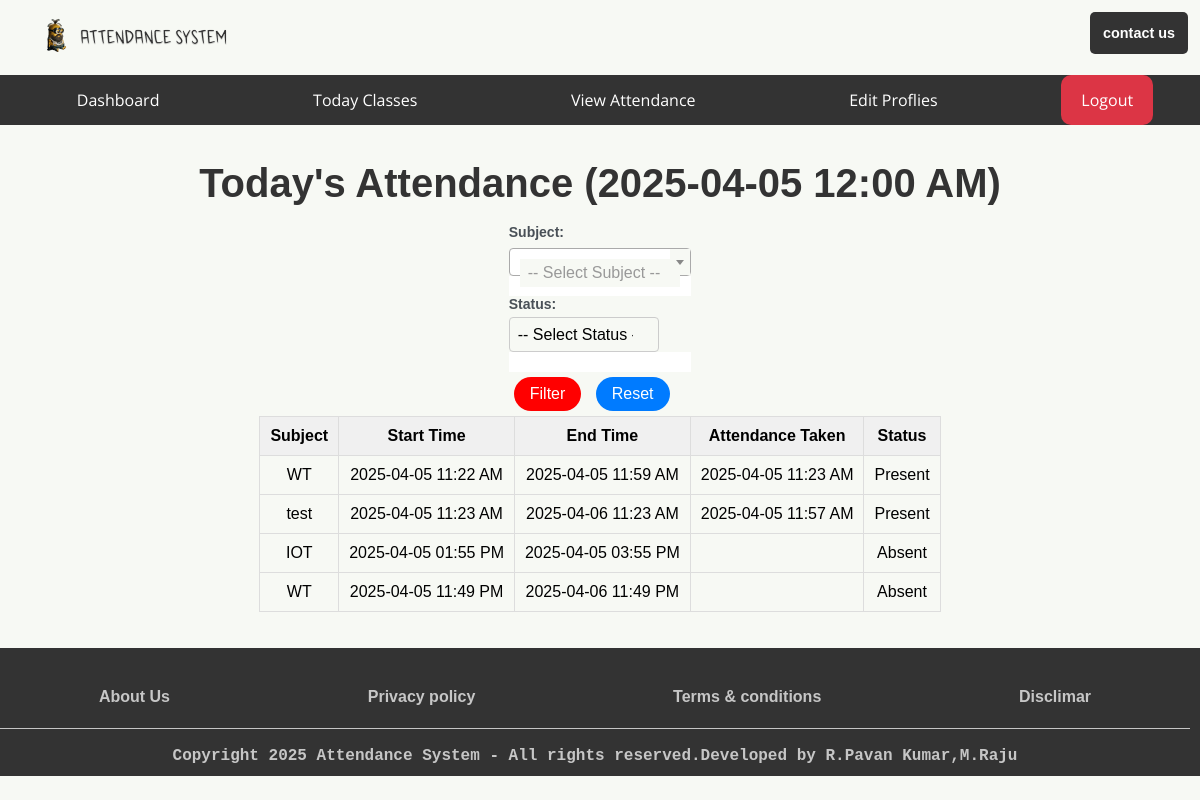
The page /student/attendance/today_attendance (signed in) on the database its author committed.
### app.py (models this page shows, shortened)
class SubjectsClasses(db.Model):  # Renamed to SubjectsClasses
    id = db.Column(db.Integer, primary_key=True)
    Branch = db.Column(db.String(200), nullable=False)
    Subject = db.Column(db.String(200), nullable=False)
    Start_Time = db.Column(db.DateTime, nullable=False)
    End_Time = db.Column(db.DateTime, nullable=False)
    date_created = db.Column(db.DateTime, default=datetime.utcnow)
    completed = db.Column(db.Integer, default=0)

class Attendance(db.Model):
    id = db.Column(db.Integer, primary_key=True)
    subject_id = db.Column(db.Integer)
    user_id = db.Column(db.String(10))
    date_time = db.Column(db.DateTime, default=datetime.utcnow)

### app.py (the view)
@app.route('/student/attendance/today_attendance', methods=['GET', 'POST'])
@role_required('student')
def today_attendance():
    today = date.today()
    start_of_day = datetime.combine(today, time.min)
    end_of_day = datetime.combine(today, time.max)
    student = User.query.filter_by(username=session['username'], role='student').first()
    if not student:
        flash("Error: Student user not found.", "danger")
        return redirect(url_for('student_dashboard'))
    filter_subject = request.form.get('subject')
    filter_status = request.form.get('status')
    attendance_data = []
    subjects_today_query = SubjectsClasses.query.filter(
        db.func.date(SubjectsClasses.Start_Time) == today
    ).order_by(SubjectsClasses.Start_Time)
    subjects_today = subjects_today_query.all()
    for subject_class in subjects_today:
        attendance_record = Attendance.query.filter(
            Attendance.user_id == student.userid,
            Attendance.subject_id == subject_class.id,
            Attendance.date_time >= start_of_day,
            Attendance.date_time <= end_of_day
        ).first()
        is_present = bool(attendance_record)
        attendance_time = attendance_record.date_time if attendance_record else None
        status = 'Present' if is_present else 'Absent'
        if filter_subject and subject_class.Subject != filter_subject:
            continue
        if filter_status and status != filter_status:
            continue
        attendance_data.append({
            'subject': subject_class.Subject,
            'start_time': subject_class.Start_Time,
            'end_time': subject_class.End_Time,
            'attendance_taken': attendance_time,
            'attendance_status': status
        })
    unique_subjects = [sub.Subject for sub in subjects_today]
    unique_subjects = sorted(list(set(unique_subjects)))
    return render_template(
        'auth/dashboards/student/attendance/today_attendance.html',
        attendance_data=attendance_data,
        today=today,
        subjects=unique_subjects,
        filter_subject=filter_subject,
        filter_status=filter_status
    )

### app.py (called while the page is built)
def role_required(roles):
    if not isinstance(roles, list):
        roles = [roles]  # Ensure roles is a list
    def decorator(func):
        @wraps(func)
        def wrapper(*args, **kwargs):
            if 'username' not in session:
                return redirect(url_for('login'))
            user = User.query.filter_by(username=session['username']).first()
            if user.role not in roles:  # Check if the user's role is in the allowed roles list
                return redirect(url_for('index'))  # Redirect to the home page if unauthorized
            return func(*args, **kwargs)
        return wrapper
    return decorator

### templates/auth/dashboards/student/attendance/today_attendance.html (shortened to what this page needs)
{% extends 'base/base_student.html' %}
{% block body %}
<main class="student-attendance-main">
    <h1>Today's Attendance ({{ today.strftime('%Y-%m-%d %I:%M %p') }})</h1><br/>
    <section class="filter-section">
        <form method="POST" id="form-sec" class="attendance-form">
            <div class="form-group">
                <label for="subject">Subject:</label>
            </div>
            <div class="form-group">
                <label for="status">Status:</label>
                <select name="status" id="status">
                    <option value="">-- Select Status --</option>
                </select>
            </div>
            <div class="form-actions">
                <button type="submit" class="delete">Filter</button>
                <a href="{{ url_for('today_attendance') }}" id="update" class="reset">Reset</a>
            </div>
        </form>
    </section>
    {% if attendance_data %}
    <div style="overflow-x: auto; max-width: 100%;">
        <table class="attendance-table">
            <thead>
                <tr>
                    <th>Subject</th>
                    <th>Start Time</th>
                    <th>End Time</th>
                    <th>Attendance Taken</th>
                    <th>Status</th>
                </tr>
            </thead>
            <tbody>
                {% for data in attendance_data %}
                <tr>
                    <td>{{ data.subject }}</td>
                    <td>{{ data.start_time.strftime('%Y-%m-%d %I:%M %p') if data.start_time }}</td>
                    <td>{{ data.end_time.strftime('%Y-%m-%d %I:%M %p') if data.end_time }}</td>
                    <td>{{ data.attendance_taken.strftime('%Y-%m-%d %I:%M %p') if data.attendance_taken }}</td>
                    <td class="{{ 'present' if data.attendance_status == 'Present' else 'absent' }}">{{ data.attendance_status }}</td>
                </tr>
                {% endfor %}
            </tbody>
        </table>
    </div>
    {% else %}
    <p>No attendance data found for today based on the applied filters.</p>
    {% endif %}
</main>
<link href="https://cdnjs.cloudflare.com/ajax/libs/select2/4.0.13/css/select2.min.css" rel="stylesheet" />
{% endblock body %}

### static/styles/index.css (style rules this page uses)
* { background: #f7f9f4; font-family: 'Arial', sans-serif; margin: 0; padding: 0; box-sizing: border-box; font-size: 1rem; text-decoration: none; }
a { background: transparent; }
main { display: flex; justify-content: start; align-items: center; flex-direction: column; padding: 3% 0; width: 100%; min-height: 60vh; }
a { text-decoration: none; }
form { width: 300px; max-width: 500px; margin: 40px auto; padding: 20px; border: 1px solid #ddd; border-radius: 10px; box-shadow: 0 0 10px rgba(0, 0, 0, 0.1); }
label { display: block; margin-bottom: 10px; }
table { margin: 0 auto; border-collapse: collapse; border-spacing: 0; width: 100%; border: 1px solid #ddd; }
th, td { border: 1px solid #ddd; padding: 10px; text-align: center; }
th { background-color: #f0f0f0; }
h1 { text-align: center; font-size: 2.5rem; color: #333; }
#form-sec { width: auto; max-width: auto; margin: 0 auto; padding: 0 0 0 0; border: none; border-radius: none; box-shadow: none; display: flex; background-color: #ffffff; display: block; margin-top: 0em; unicode-bidi: isolate; }
#update { display: inline-block; padding: 8px 16px; margin: 5px; border-radius: 20px; background-color: #007bff; color: #fff; text-decoration: none; -webkit-transition: background-color 0.3s ease; transition: background-color 0.3s ease; }
.delete { display: inline-block; padding: 8px 16px; margin: 5px; border-radius: 20px; background-color: #ff0000; color: #fff; text-decoration: none; -webkit-transition: background-color 0.3s ease; transition: background-color 0.3s ease; width: auto; border: none; box-shadow: none; }
.form-group { margin-bottom: 15px; }
.form-group label { display: block; color: #000000; font-size: 14px; }
button { width: 100%; padding: 10px; background-color: #ff7b00; border: none; border-radius: 5px; color: white; font-size: 16px; cursor: pointer; margin-top: 15px; }
.attendance-form { max-width: 600px; margin: 0 auto; }
.form-group { margin-bottom: 20px; }
.form-group label { display: block; margin-bottom: 8px; font-weight: bold; color: #495057; }
.form-group select { background-repeat: no-repeat; background-position-x: 98%; background-position-y: 50%; background-size: 16px; }
#status { padding: 8px; border: 1px solid #ccc; border-radius: 4px; width: 150px; font-size: 1em; appearance: none; background-repeat: no-repeat; background-position-x: 100%; background-position-y: 50%; padding-right: 25px; }
#status option { padding: 8px; font-size: 1em; }
.filter-section label[for="status"] { margin-bottom: 5px; font-weight: bold; display: block; }

### rows shown on the page
SubjectsClasses: subject "WT", start_time "2025-04-05 11:22 AM", end_time "2025-04-05 11:59 AM", attendance_taken "2025-04-05 11:23 AM", attendance_status "Present"
SubjectsClasses: subject "test", start_time "2025-04-05 11:23 AM", end_time "2025-04-06 11:23 AM", attendance_taken "2025-04-05 11:57 AM", attendance_status "Present"
SubjectsClasses: subject "IOT", start_time "2025-04-05 01:55 PM", end_time "2025-04-05 03:55 PM", attendance_status "Absent"
SubjectsClasses: subject "WT", start_time "2025-04-05 11:49 PM", end_time "2025-04-06 11:49 PM", attendance_status "Absent"
